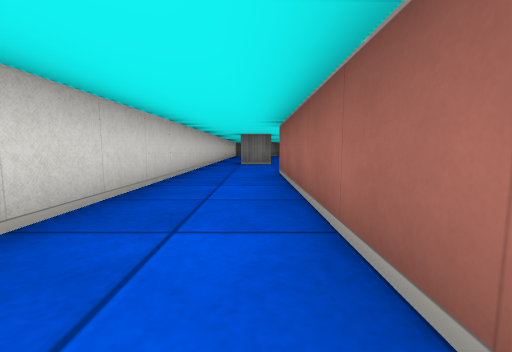
View 1 (above)

14 first-person views from a walk through a cub3D ray-caster map. The camera is about half as high as the walls, tilts 6° down and sees 90° across. The floor is counted in squares. Each view is taken from the middle of a square. On the plan, view 1 faces up. The plan holds only what a view shows up to about 9 squares ahead; the rest is blank.

View 2
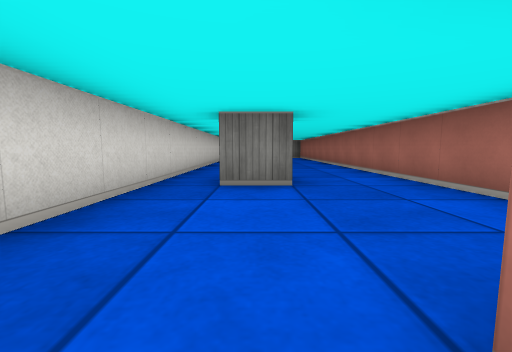

View 3
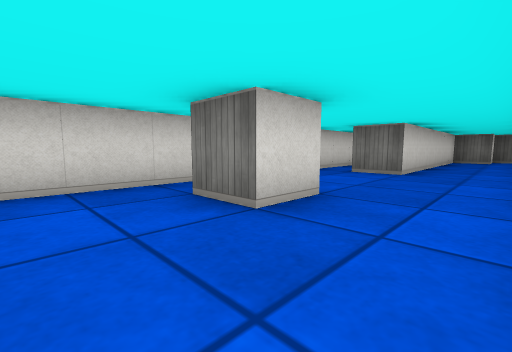

View 4
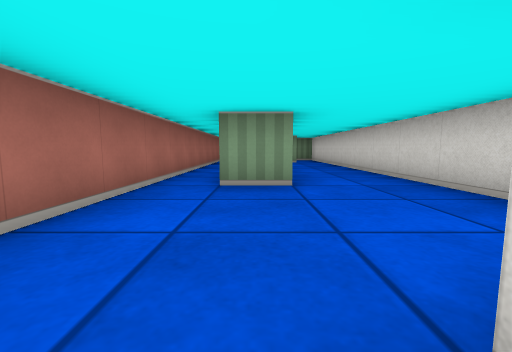

View 5
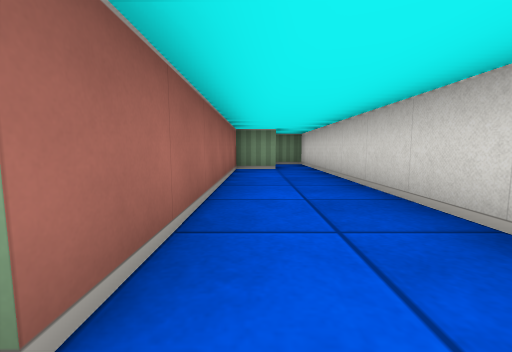

View 6
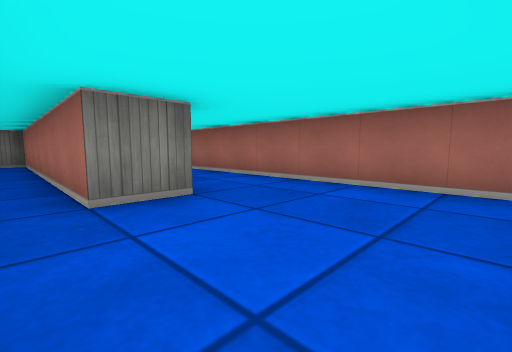

View 7
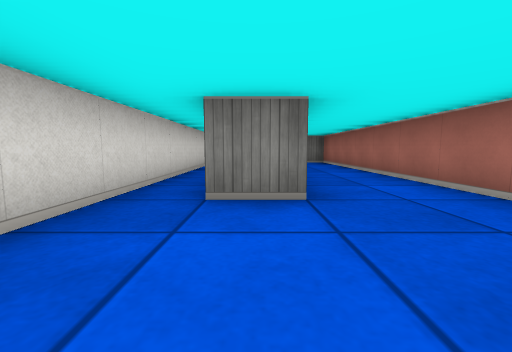

View 8
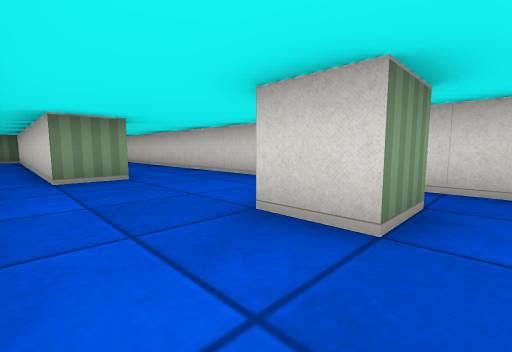

View 9
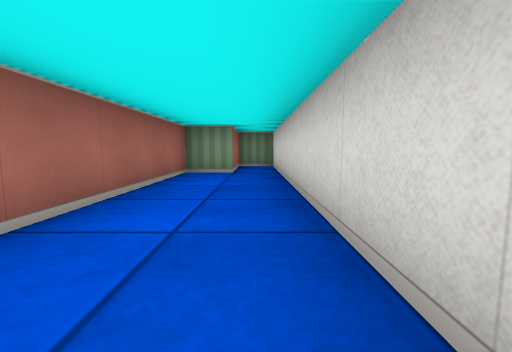

View 10
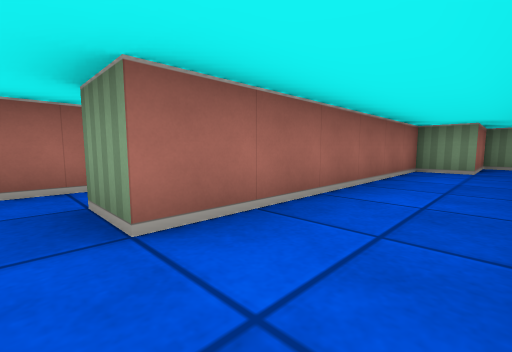

View 11
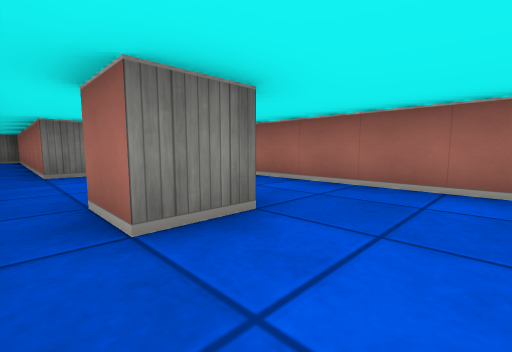

View 12
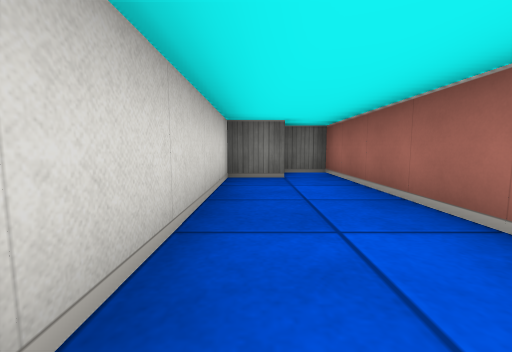

View 13
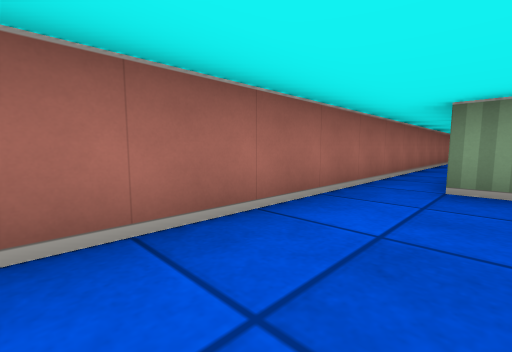

View 14
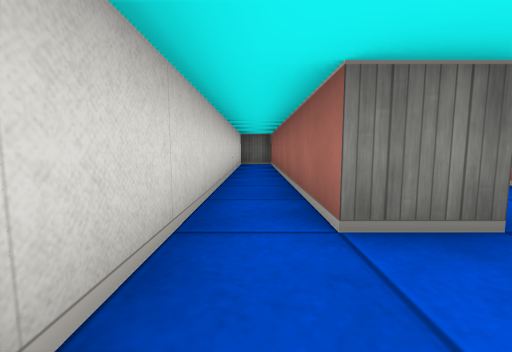

### Floor plan
Points are (right, up) in squares from view 1. A wall is a line through its corners. A room is listed if a view was taken in it or the views show most of it. See-through windows are left out.
Room 1 (views 1, 2, 3, 4, 5, 6, 7, 8, 9, 10, 11, 12, 13, 14)
walls: (0.5, 8.5) (-0.5, 8.5) (-0.5, 9.5) (0.5, 9.5) (0.5, 8.5); (1.6, 18.5) (0.5, 18.5) (0.5, 12.5) (-0.5, 12.5) (-0.5, 19.5) (-1.5, 19.5) (-1.5, -2.5) (-0.5, -2.5) (-0.5, -0.5) (0.5, -0.5) (0.5, 5.5) (1.5, 5.5) (1.5, -2.2); (2.5, -1.5) (2.5, 19.5) (1.6, 19.5)

Positions as (right, up) in squares from view 1, and headings:
1: (0, 0), facing up
2: (0, 5), facing up
3: (2, 7), facing up-left
4: (1, 9), facing down
5: (0, 6), facing down
6: (-1, 10), facing up-right
7: (0, 10), facing up
8: (2, 10), facing down-left
9: (-1, 5), facing down
10: (-1, 6), facing down-right
11: (-1, 7), facing up-right
12: (1, 14), facing up
13: (1, 9), facing down-right
14: (-1, 11), facing up
